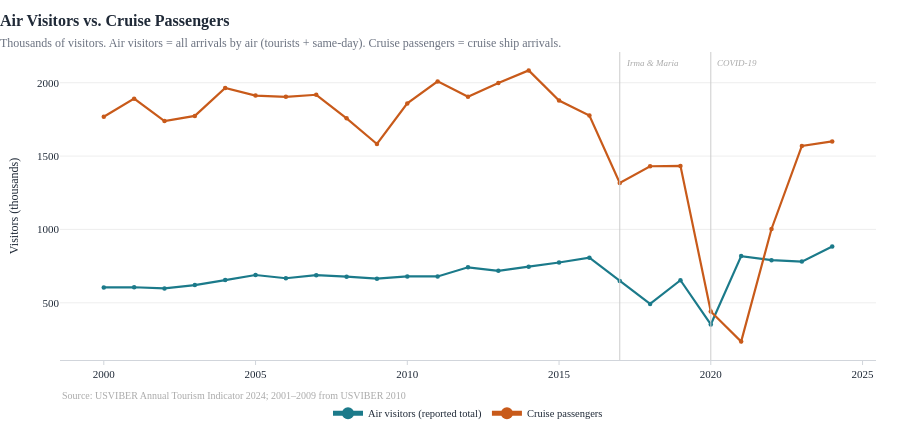

Source (notebook cell):
### Markdown cell above
---
## 1. Air Visitors vs. Cruise Passengers

The two primary arrival-mode categories: reported air visitors and cruise passengers.

Air visitors are reported directly by USVIBER and represent all arrivals by air.
Cruise passengers are cruise ship arrivals. These two series form the primary
arrival-mode comparison throughout the analysis.

*Historical coverage extended to 2001\u20132009 using USVIBER Annual Tourism Indicators 2010.*
*Cruise passenger counts are identical between publications at the two overlap years (2000, 2010).*
*Air visitor counts differ between publications at overlap years; use combined series with that caveat.*

### Code cell
fig = line_chart(
    tour,
    x="year",
    y=["air_visitors", "cruise_passengers"],
    names=["Air visitors (reported total)", "Cruise passengers"],
    colors=[PALETTE["air_visitors"], PALETTE["cruise"]],
    title="Air Visitors vs. Cruise Passengers",
    subtitle="Thousands of visitors. Air visitors = all arrivals by air (tourists + same-day). "
             "Cruise passengers = cruise ship arrivals.",
    y_label="Visitors (thousands)",
    source="USVIBER Annual Tourism Indicator 2024; 2001\u20132009 from USVIBER 2010",
    shock_x=[2017, 2020],
    mode="lines+markers",
)
fig.show()

### Figure 1 — Plotly figure (JSON) as saved in the notebook; plotly's stock layout.template omitted (floating-point values rounded to 4 significant figures)
{"data": [{"line": {"color": "#1b7a8a", "width": 2.2}, "marker": {"opacity": 1, "size": 4.5}, "mode": "lines+markers", "name": "Air visitors (reported total)", "opacity": 1, "type": "scatter", "x": [2000, 2001, 2002, 2003, 2004, 2005, 2006, 2007, 2008, 2009, 2010, 2011, 2012, 2013, 2014, 2015, 2016, 2017, 2018, 2019, 2020, 2021, 2022, 2023, 2024], "y": [604.5, 606.0, 598.0, 620.8, 655.0, 689.4, 667.2, 688.3, 678.1, 664.2, 679.4, 679.4, 741.9, 717.9, 746.5, 774.4, 807.8, 647.8, 492.6, 653.7, 352.4, 818.2, 790.7, 780.7, 884.2]}, {"line": {"color": "#c85a1a", "width": 2.2}, "marker": {"opacity": 1, "size": 4.5}, "mode": "lines+markers", "name": "Cruise passengers", "opacity": 1, "type": "scatter", "x": [2000, 2001, 2002, 2003, 2004, 2005, 2006, 2007, 2008, 2009, 2010, 2011, 2012, 2013, 2014, 2015, 2016, 2017, 2018, 2019, 2020, 2021, 2022, 2023, 2024], "y": [1768.0, 1891.0, 1739.0, 1774.0, 1965.0, 1912.0, 1904.0, 1918.0, 1757.0, 1582.0, 1859.0, 2009.0, 1904.0, 1999.0, 2084.0, 1879.0, 1777.0, 1317.0, 1431.0, 1433.0, 440.4, 235.5, 1003.0, 1569.0, 1600.0]}], "layout": {"annotations": [{"showarrow": false, "text": "<span style='color:#aaaaaa;font-size:10px'>Source: USVIBER Annual Tourism Indicator 2024; 2001–2009 from USVIBER 2010</span>", "x": 0, "xanchor": "left", "xref": "paper", "y": -0.09, "yanchor": "top", "yref": "paper"}, {"font": {"color": "#aaaaaa", "size": 9}, "showarrow": false, "text": "<i>Irma & Maria</i>", "x": 2017, "xanchor": "left", "xref": "x", "xshift": 4, "y": 1, "yanchor": "top", "yref": "paper", "yshift": -4}, {"font": {"color": "#aaaaaa", "size": 9}, "showarrow": false, "text": "<i>COVID-19</i>", "x": 2020, "xanchor": "left", "xref": "x", "xshift": 4, "y": 1, "yanchor": "top", "yref": "paper", "yshift": -4}], "height": 440, "shapes": [{"line": {"color": "#cccccc", "width": 1}, "type": "line", "x0": 2017, "x1": 2017, "xref": "x", "y0": 0, "y1": 1, "yref": "y domain"}, {"line": {"color": "#cccccc", "width": 1}, "type": "line", "x0": 2020, "x1": 2020, "xref": "x", "y0": 0, "y1": 1, "yref": "y domain"}], "title": {"font": {"size": 16}, "pad": {"b": 4}, "text": "<b>Air Visitors vs. Cruise Passengers</b><br><span style='font-size:12px;font-weight:400;color:#6b7280'>Thousands of visitors. Air visitors = all arrivals by air (tourists + same-day). Cruise passengers = cruise ship arrivals.</span>", "x": 0}, "xaxis": {"title": {"text": ""}}, "yaxis": {"title": {"text": "Visitors (thousands)"}}}}
